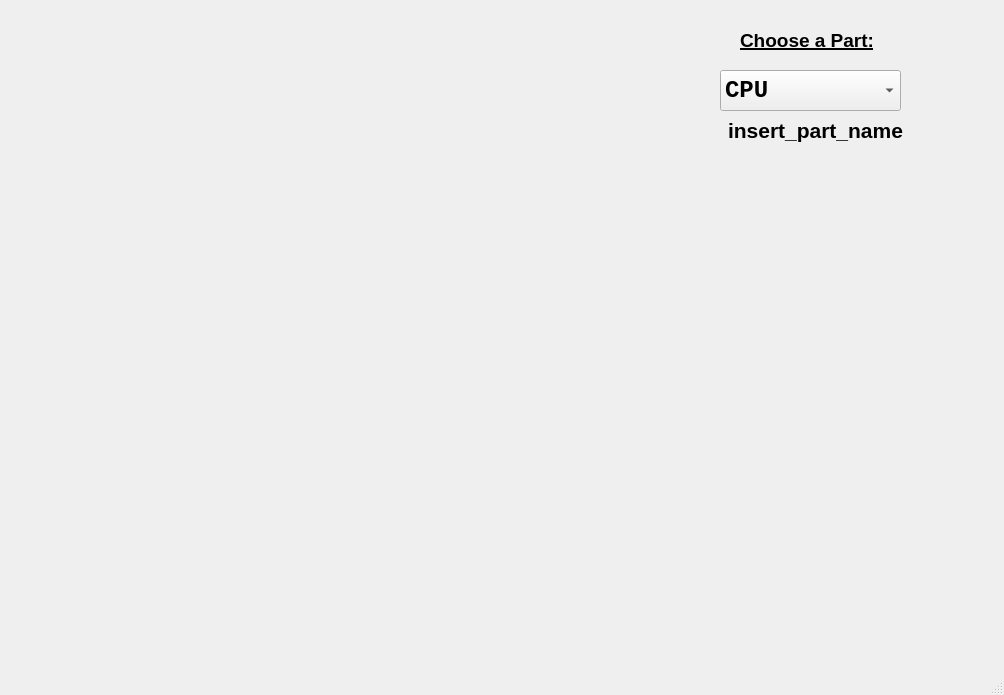
<?xml version="1.0" encoding="UTF-8"?>
<ui version="4.0">
 <class>MainWindow</class>
 <widget class="QMainWindow" name="MainWindow">
  <property name="geometry">
   <rect>
    <x>0</x>
    <y>0</y>
    <width>1004</width>
    <height>695</height>
   </rect>
  </property>
  <property name="windowTitle">
   <string>MainWindow</string>
  </property>
  <widget class="QWidget" name="centralwidget">
   <widget class="QLabel" name="part_label">
    <property name="geometry">
     <rect>
      <x>720</x>
      <y>110</y>
      <width>191</width>
      <height>41</height>
     </rect>
    </property>
    <property name="font">
     <font>
      <pointsize>16</pointsize>
      <weight>75</weight>
      <italic>false</italic>
      <bold>true</bold>
      <strikeout>false</strikeout>
     </font>
    </property>
    <property name="text">
     <string>insert_part_name</string>
    </property>
    <property name="alignment">
     <set>Qt::AlignCenter</set>
    </property>
   </widget>
   <widget class="QLabel" name="part_img">
    <property name="geometry">
     <rect>
      <x>720</x>
      <y>160</y>
      <width>201</width>
      <height>191</height>
     </rect>
    </property>
    <property name="maximumSize">
     <size>
      <width>16777215</width>
      <height>16777215</height>
     </size>
    </property>
    <property name="text">
     <string/>
    </property>
    <property name="pixmap">
     <pixmap>../images/i7_cpu.jpg</pixmap>
    </property>
    <property name="scaledContents">
     <bool>true</bool>
    </property>
    <property name="alignment">
     <set>Qt::AlignCenter</set>
    </property>
   </widget>
   <widget class="QLabel" name="choose_part_label">
    <property name="geometry">
     <rect>
      <x>740</x>
      <y>20</y>
      <width>151</width>
      <height>41</height>
     </rect>
    </property>
    <property name="font">
     <font>
      <pointsize>14</pointsize>
      <weight>75</weight>
      <bold>true</bold>
      <underline>true</underline>
     </font>
    </property>
    <property name="text">
     <string>Choose a Part:</string>
    </property>
   </widget>
   <widget class="QComboBox" name="part_combo_box">
    <property name="geometry">
     <rect>
      <x>720</x>
      <y>70</y>
      <width>181</width>
      <height>41</height>
     </rect>
    </property>
    <property name="font">
     <font>
      <family>Consolas</family>
      <pointsize>18</pointsize>
      <weight>75</weight>
      <bold>true</bold>
     </font>
    </property>
    <property name="cursor">
     <cursorShape>ArrowCursor</cursorShape>
    </property>
    <property name="autoFillBackground">
     <bool>false</bool>
    </property>
    <item>
     <property name="text">
      <string>CPU</string>
     </property>
    </item>
    <item>
     <property name="text">
      <string>CPU Cooler</string>
     </property>
    </item>
    <item>
     <property name="text">
      <string>GPU</string>
     </property>
    </item>
    <item>
     <property name="text">
      <string>PSU</string>
     </property>
    </item>
    <item>
     <property name="text">
      <string>RAM Sticks</string>
     </property>
    </item>
    <item>
     <property name="text">
      <string>M.2 SSD</string>
     </property>
    </item>
   </widget>
   <widget class="QLabel" name="part_img_2">
    <property name="geometry">
     <rect>
      <x>720</x>
      <y>360</y>
      <width>201</width>
      <height>191</height>
     </rect>
    </property>
    <property name="maximumSize">
     <size>
      <width>16777215</width>
      <height>16777215</height>
     </size>
    </property>
    <property name="text">
     <string/>
    </property>
    <property name="pixmap">
     <pixmap>../images/i7_cpu.jpg</pixmap>
    </property>
    <property name="scaledContents">
     <bool>true</bool>
    </property>
    <property name="alignment">
     <set>Qt::AlignCenter</set>
    </property>
   </widget>
  </widget>
  <widget class="QMenuBar" name="menubar">
   <property name="geometry">
    <rect>
     <x>0</x>
     <y>0</y>
     <width>1004</width>
     <height>21</height>
    </rect>
   </property>
  </widget>
  <widget class="QStatusBar" name="statusbar"/>
 </widget>
 <resources/>
 <connections/>
</ui>
